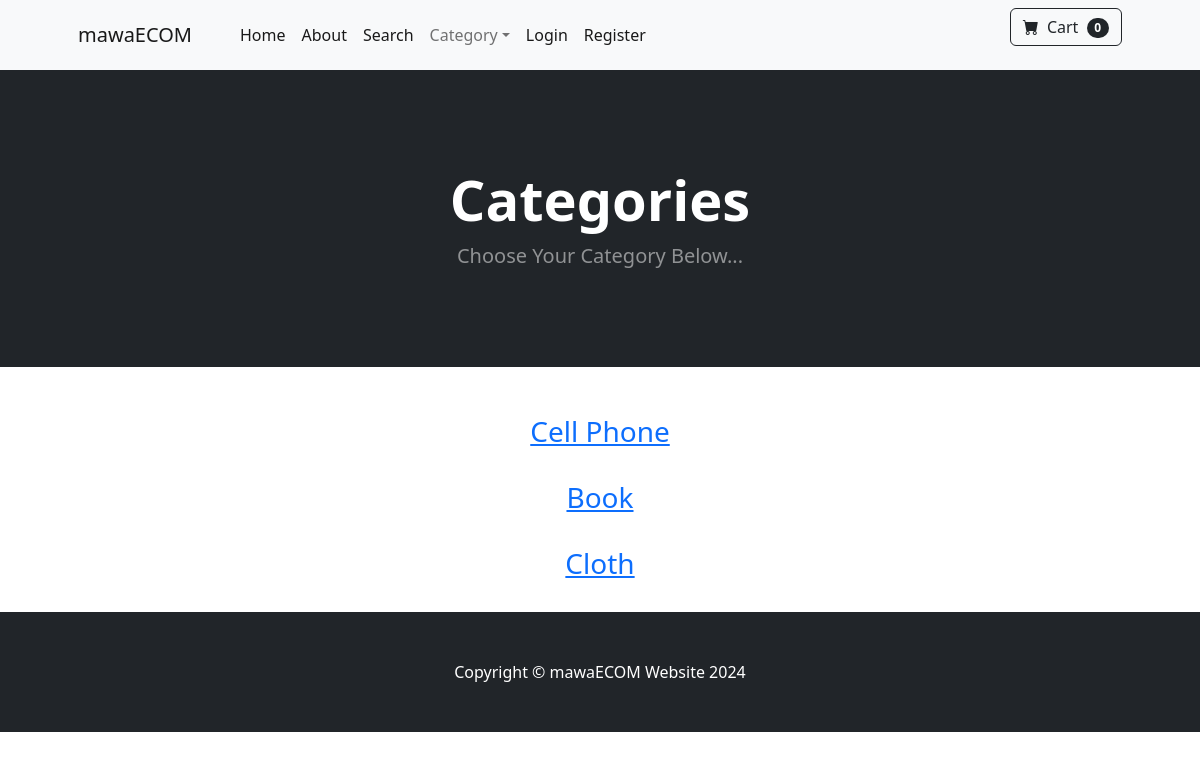
The app's page /category_summary/ with its own data.
### store/models.py (models this page shows)
class Category(models.Model):
    name = models.CharField(max_length=50)
    def __str__(self):
        return self.name
    class Meta:
        verbose_name_plural = 'Categories'

### store/views.py (the view)
# urls.py: path('category_summary/', views.category_summary, name="category_summary"),
def category_summary(request):
    categories = Category.objects.all()
    return render(request, 'store/category_summary.html', {
        "categories" : categories,
    })

### cart/cart.py (called while the page is built)
    def __len__(self):
        return len(self.cart)

### cart/context_processors.py (called while the page is built)
def cart(request):
    return {'cart' : Cart(request)}

### store/templates/store/category_summary.html
{% extends 'store/base.html' %}
{% load static %}
{% block content %}
<header class="bg-dark py-5">
    <div class="container px-4 px-lg-5 my-5">
        <div class="text-center text-white">
            <h1 class="display-4 fw-bolder">Categories</h1>
            <p class="lead fw-normal text-white-50 mb-0">Choose Your Category Below...</p>
        </div>
    </div>
</header>
<br><br>
<div class="container">
    <div class="row">
        <center>
            <div class="col-8">
                {% for category in categories %}
                   <h3><a href="{% url 'category' 'Cloth' %}">{{ category }}</a></h3> <br>
                {% endfor %}
            </div>
        </center>
    </div>
</div>
{% endblock%}

### records on screen
Category: name "Cell Phone"
Category: name "Book"
Category: name "Cloth"

### other values on screen
{{ cart|length }} "0"
